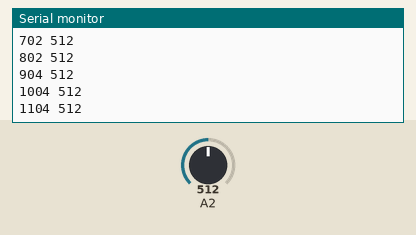
Simulated run of this sketch. Board: Arduino Uno, built with avr-gcc and run on an emulated ATmega328P. Shown: the last lines printed to the serial monitor. Inputs (shaded band) come from the test bench; at power-on: A2 = 512.

Above: at 1.2 s.
1.3 s: A2 set to 490
At 1.31 s:
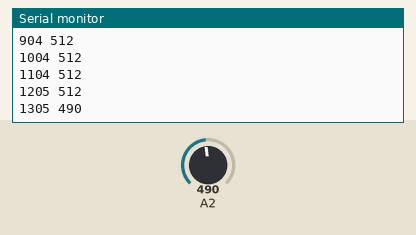
2.8 s: A2 set to 510
At 2.82 s:
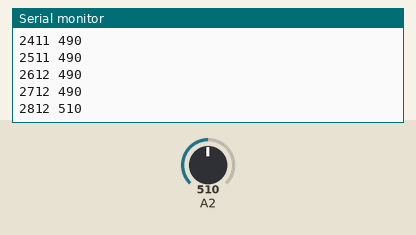
Timing chart, 0 to 5.8 s (numbered marks = the images above; inputs shaded):
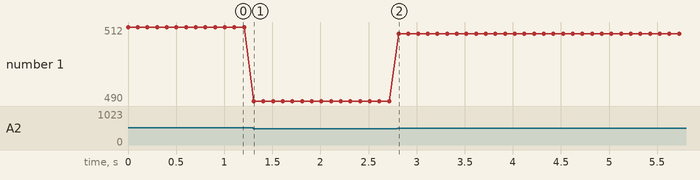

The sketch:

emg_read.ino
```cpp
int EMGsig;           // Store the EMG signal valueservo
int threshold = 500;  // Move the servo when EMG signal is above this threshold. Remember it ranges 0–1023.
void setup() {
 Serial.begin(9600); // Starting the communication with the computer
}
void loop() {
EMGsig = analogRead(A2); // Read the analog values of the rectified+integrated EMG signal (0–1023)
//if (EMGsig > threshold){     // If EMG signal is below the threshold
//    Serial.print(" Above ");
//  } else{            // If the EMG signal is above the threshold,
//    Serial.print(" Below ");
//}
 Serial.print(millis()); Serial.print(" ");
 Serial.println(EMGsig);
  // Display the servo and EMG values.
 delay(100);
}
```

flexSensors.ino
```cpp

```

Measured:
- after the input at 1.3 s, the serial monitor: prints a new line at once (image 1)
- plotted number 1: 512 → 490 after the input at 1.3 s
